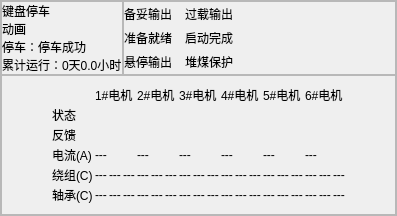
          <widget class="QWidget" name="page8">
           <layout class="QHBoxLayout" name="horizontalLayout_17">
            <property name="spacing">
             <number>0</number>
            </property>
            <property name="leftMargin">
             <number>0</number>
            </property>
            <property name="topMargin">
             <number>0</number>
            </property>
            <property name="rightMargin">
             <number>0</number>
            </property>
            <property name="bottomMargin">
             <number>0</number>
            </property>
            <item>
             <widget class="QFrame" name="frame_8">
              <property name="frameShape">
               <enum>QFrame::StyledPanel</enum>
              </property>
              <property name="frameShadow">
               <enum>QFrame::Raised</enum>
              </property>
              <property name="lineWidth">
               <number>0</number>
              </property>
              <layout class="QGridLayout" name="gridLayout_29" rowstretch="2,3" columnstretch="2,5">
               <property name="leftMargin">
                <number>0</number>
               </property>
               <property name="topMargin">
                <number>0</number>
               </property>
               <property name="rightMargin">
                <number>0</number>
               </property>
               <property name="bottomMargin">
                <number>0</number>
               </property>
               <property name="spacing">
                <number>0</number>
               </property>
               <item row="0" column="0">
                <widget class="QFrame" name="page6_animat_3">
                 <property name="frameShape">
                  <enum>QFrame::StyledPanel</enum>
                 </property>
                 <property name="frameShadow">
                  <enum>QFrame::Raised</enum>
                 </property>
                 <property name="lineWidth">
                  <number>0</number>
                 </property>
                 <layout class="QVBoxLayout" name="verticalLayout_11" stretch="1,3,1,1">
                  <property name="spacing">
                   <number>0</number>
                  </property>
                  <property name="leftMargin">
                   <number>0</number>
                  </property>
                  <property name="topMargin">
                   <number>0</number>
                  </property>
                  <property name="rightMargin">
                   <number>0</number>
                  </property>
                  <property name="bottomMargin">
                   <number>0</number>
                  </property>
                  <item>
                   <widget class="QLabel" name="page6_animat1_3">
                    <property name="text">
                     <string>键盘停车</string>
                    </property>
                   </widget>
                  </item>
                  <item>
                   <widget class="QLabel" name="page6_animat2_3">
                    <property name="text">
                     <string>动画</string>
                    </property>
                   </widget>
                  </item>
                  <item>
                   <widget class="QLabel" name="page6_animat3_3">
                    <property name="text">
                     <string>停车：停车成功</string>
                    </property>
                   </widget>
                  </item>
                  <item>
                   <widget class="QLabel" name="page6_animat4_3">
                    <property name="text">
                     <string>累计运行：0天0.0小时</string>
                    </property>
                   </widget>
                  </item>
                 </layout>
                </widget>
               </item>
               <item row="0" column="1">
                <widget class="QFrame" name="page6_param_3">
                 <property name="frameShape">
                  <enum>QFrame::StyledPanel</enum>
                 </property>
                 <property name="frameShadow">
                  <enum>QFrame::Raised</enum>
                 </property>
                 <property name="lineWidth">
                  <number>0</number>
                 </property>
                 <layout class="QGridLayout" name="gridLayout_28" columnstretch="2,1,2,1">
                  <property name="leftMargin">
                   <number>0</number>
                  </property>
                  <property name="topMargin">
                   <number>0</number>
                  </property>
                  <property name="rightMargin">
                   <number>150</number>
                  </property>
                  <property name="bottomMargin">
                   <number>0</number>
                  </property>
                  <property name="spacing">
                   <number>0</number>
                  </property>
                  <item row="0" column="0">
                   <widget class="QLabel" name="page6_param11_3">
                    <property name="text">
                     <string>备妥输出</string>
                    </property>
                   </widget>
                  </item>
                  <item row="0" column="1">
                   <widget class="QLabel" name="page6_param12_3">
                    <property name="text">
                     <string/>
                    </property>
                   </widget>
                  </item>
                  <item row="0" column="2">
                   <widget class="QLabel" name="page6_param13_3">
                    <property name="text">
                     <string>过载输出</string>
                    </property>
                   </widget>
                  </item>
                  <item row="0" column="3">
                   <widget class="QLabel" name="page6_param14_3">
                    <property name="text">
                     <string/>
                    </property>
                   </widget>
                  </item>
                  <item row="1" column="0">
                   <widget class="QLabel" name="page6_param21_3">
                    <property name="text">
                     <string>准备就绪</string>
                    </property>
                   </widget>
                  </item>
                  <item row="1" column="1">
                   <widget class="QLabel" name="page6_param22_3">
                    <property name="text">
                     <string/>
                    </property>
                   </widget>
                  </item>
                  <item row="1" column="2">
                   <widget class="QLabel" name="page6_param23_3">
                    <property name="text">
                     <string>启动完成</string>
                    </property>
                   </widget>
                  </item>
                  <item row="1" column="3">
                   <widget class="QLabel" name="page6_param24_3">
                    <property name="text">
                     <string/>
                    </property>
                   </widget>
                  </item>
                  <item row="2" column="0">
                   <widget class="QLabel" name="page6_param31_3">
                    <property name="text">
                     <string>悬停输出</string>
                    </property>
                   </widget>
                  </item>
                  <item row="2" column="1">
                   <widget class="QLabel" name="page6_param32_3">
                    <property name="text">
                     <string/>
                    </property>
                   </widget>
                  </item>
                  <item row="2" column="2">
                   <widget class="QLabel" name="page6_param33_3">
                    <property name="text">
                     <string>堆煤保护</string>
                    </property>
                   </widget>
                  </item>
                  <item row="2" column="3">
                   <widget class="QLabel" name="page6_param34_3">
                    <property name="text">
                     <string/>
                    </property>
                   </widget>
                  </item>
                 </layout>
                </widget>
               </item>
               <item row="1" column="0" colspan="2">
                <widget class="QFrame" name="motor_state_3">
                 <property name="frameShape">
                  <enum>QFrame::StyledPanel</enum>
                 </property>
                 <property name="frameShadow">
                  <enum>QFrame::Raised</enum>
                 </property>
                 <property name="lineWidth">
                  <number>0</number>
                 </property>
                 <layout class="QGridLayout" name="gridLayout_27" rowstretch="1,1,1,1,1,1" columnstretch="3,1,1,1,1,1,1,1,1,1,1,1,1,1,1,1,1,1,1">
                  <property name="leftMargin">
                   <number>50</number>
                  </property>
                  <property name="topMargin">
                   <number>10</number>
                  </property>
                  <property name="rightMargin">
                   <number>50</number>
                  </property>
                  <property name="bottomMargin">
                   <number>10</number>
                  </property>
                  <property name="spacing">
                   <number>2</number>
                  </property>
                  <item row="2" column="1" colspan="3">
                   <widget class="QLabel" name="motor_state21_3">
                    <property name="text">
                     <string/>
                    </property>
                   </widget>
                  </item>
                  <item row="2" column="10" colspan="3">
                   <widget class="QLabel" name="motor_state24_3">
                    <property name="text">
                     <string/>
                    </property>
                   </widget>
                  </item>
                  <item row="0" column="4" colspan="3">
                   <widget class="QLabel" name="label_152">
                    <property name="text">
                     <string>2#电机</string>
                    </property>
                   </widget>
                  </item>
                  <item row="0" column="1" colspan="3">
                   <widget class="QLabel" name="label_153">
                    <property name="text">
                     <string>1#电机</string>
                    </property>
                   </widget>
                  </item>
                  <item row="1" column="4" colspan="3">
                   <widget class="QLabel" name="motor_state12_3">
                    <property name="text">
                     <string/>
                    </property>
                   </widget>
                  </item>
                  <item row="1" column="7" colspan="3">
                   <widget class="QLabel" name="motor_state13_3">
                    <property name="text">
                     <string/>
                    </property>
                   </widget>
                  </item>
                  <item row="1" column="13" colspan="3">
                   <widget class="QLabel" name="motor_state15_3">
                    <property name="text">
                     <string/>
                    </property>
                   </widget>
                  </item>
                  <item row="1" column="16" colspan="3">
                   <widget class="QLabel" name="motor_state16_3">
                    <property name="text">
                     <string/>
                    </property>
                   </widget>
                  </item>
                  <item row="2" column="4" colspan="3">
                   <widget class="QLabel" name="motor_state22_3">
                    <property name="text">
                     <string/>
                    </property>
                   </widget>
                  </item>
                  <item row="2" column="7" colspan="3">
                   <widget class="QLabel" name="motor_state23_3">
                    <property name="text">
                     <string/>
                    </property>
                   </widget>
                  </item>
                  <item row="0" column="0">
                   <widget class="QLabel" name="label_154">
                    <property name="text">
                     <string/>
                    </property>
                   </widget>
                  </item>
                  <item row="2" column="13" colspan="3">
                   <widget class="QLabel" name="motor_state25_3">
                    <property name="text">
                     <string/>
                    </property>
                   </widget>
                  </item>
                  <item row="0" column="13" colspan="3">
                   <widget class="QLabel" name="label_155">
                    <property name="text">
                     <string>5#电机</string>
                    </property>
                   </widget>
                  </item>
                  <item row="0" column="16" colspan="3">
                   <widget class="QLabel" name="label_158">
                    <property name="text">
                     <string>6#电机</string>
                    </property>
                   </widget>
                  </item>
                  <item row="0" column="7" colspan="3">
                   <widget class="QLabel" name="label_159">
                    <property name="text">
                     <string>3#电机</string>
                    </property>
                   </widget>
                  </item>
                  <item row="1" column="1" colspan="3">
                   <widget class="QLabel" name="motor_state11_3">
                    <property name="text">
                     <string/>
                    </property>
                   </widget>
                  </item>
                  <item row="1" column="10" colspan="3">
                   <widget class="QLabel" name="motor_state14_3">
                    <property name="text">
                     <string/>
                    </property>
                   </widget>
                  </item>
                  <item row="2" column="0">
                   <widget class="QLabel" name="label_160">
                    <property name="text">
                     <string>反馈</string>
                    </property>
                   </widget>
                  </item>
                  <item row="0" column="10" colspan="3">
                   <widget class="QLabel" name="label_161">
                    <property name="text">
                     <string>4#电机</string>
                    </property>
                   </widget>
                  </item>
                  <item row="1" column="0">
                   <widget class="QLabel" name="label_162">
                    <property name="text">
                     <string>状态</string>
                    </property>
                   </widget>
                  </item>
                  <item row="3" column="0">
                   <widget class="QLabel" name="label_165">
                    <property name="text">
                     <string>电流(A)</string>
                    </property>
                   </widget>
                  </item>
                  <item row="4" column="0">
                   <widget class="QLabel" name="label_166">
                    <property name="text">
                     <string>绕组(C)</string>
                    </property>
                   </widget>
                  </item>
                  <item row="4" column="5">
                   <widget class="QLabel" name="motor_state45_3">
                    <property name="text">
                     <string>---</string>
                    </property>
                   </widget>
                  </item>
                  <item row="4" column="6">
                   <widget class="QLabel" name="motor_state46_3">
                    <property name="text">
                     <string>---</string>
                    </property>
                   </widget>
                  </item>
                  <item row="4" column="8">
                   <widget class="QLabel" name="motor_state48_3">
                    <property name="text">
                     <string>---</string>
                    </property>
                   </widget>
                  </item>
                  <item row="4" column="9">
                   <widget class="QLabel" name="motor_state49_3">
                    <property name="text">
                     <string>---</string>
                    </property>
                   </widget>
                  </item>
                  <item row="4" column="10">
                   <widget class="QLabel" name="motor_state410_3">
                    <property name="text">
                     <string>---</string>
                    </property>
                   </widget>
                  </item>
                  <item row="4" column="15">
                   <widget class="QLabel" name="motor_state415_3">
                    <property name="text">
                     <string>---</string>
                    </property>
                   </widget>
                  </item>
                  <item row="4" column="16">
                   <widget class="QLabel" name="motor_state416_3">
                    <property name="text">
                     <string>---</string>
                    </property>
                   </widget>
                  </item>
                  <item row="4" column="13">
                   <widget class="QLabel" name="motor_state413_3">
                    <property name="text">
                     <string>---</string>
                    </property>
                   </widget>
                  </item>
                  <item row="4" column="11">
                   <widget class="QLabel" name="motor_state411_3">
                    <property name="text">
                     <string>---</string>
                    </property>
                   </widget>
                  </item>
                  <item row="4" column="18">
                   <widget class="QLabel" name="motor_state418_3">
                    <property name="text">
                     <string>---</string>
                    </property>
                   </widget>
                  </item>
                  <item row="3" column="1" colspan="3">
                   <widget class="QLabel" name="motor_state31_3">
                    <property name="text">
                     <string>---</string>
                    </property>
                   </widget>
                  </item>
                  <item row="5" column="0">
                   <widget class="QLabel" name="label_172">
                    <property name="text">
                     <string>轴承(C)</string>
                    </property>
                   </widget>
                  </item>
                  <item row="5" column="1">
                   <widget class="QLabel" name="motor_state51_3">
                    <property name="text">
                     <string>---</string>
                    </property>
                   </widget>
                  </item>
                  <item row="4" column="4">
                   <widget class="QLabel" name="motor_state44_3">
                    <property name="text">
                     <string>---</string>
                    </property>
                   </widget>
                  </item>
                  <item row="3" column="10" colspan="3">
                   <widget class="QLabel" name="motor_state34_3">
                    <property name="text">
                     <string>---</string>
                    </property>
                   </widget>
                  </item>
                  <item row="4" column="3">
                   <widget class="QLabel" name="motor_state43_3">
                    <property name="text">
                     <string>---</string>
                    </property>
                   </widget>
                  </item>
                  <item row="4" column="12">
                   <widget class="QLabel" name="motor_state412_3">
                    <property name="text">
                     <string>---</string>
                    </property>
                   </widget>
                  </item>
                  <item row="4" column="14">
                   <widget class="QLabel" name="motor_state414_3">
                    <property name="text">
                     <string>---</string>
                    </property>
                   </widget>
                  </item>
                  <item row="4" column="17">
                   <widget class="QLabel" name="motor_state417_3">
                    <property name="text">
                     <string>---</string>
                    </property>
                   </widget>
                  </item>
                  <item row="3" column="4" colspan="3">
                   <widget class="QLabel" name="motor_state32_3">
                    <property name="text">
                     <string>---</string>
                    </property>
                   </widget>
                  </item>
                  <item row="4" column="1">
                   <widget class="QLabel" name="motor_state41_3">
                    <property name="text">
                     <string>---</string>
                    </property>
                   </widget>
                  </item>
                  <item row="2" column="16" colspan="3">
                   <widget class="QLabel" name="motor_state26_3">
                    <property name="text">
                     <string/>
                    </property>
                   </widget>
                  </item>
                  <item row="3" column="13" colspan="3">
                   <widget class="QLabel" name="motor_state35_3">
                    <property name="text">
                     <string>---</string>
                    </property>
                   </widget>
                  </item>
                  <item row="4" column="2">
                   <widget class="QLabel" name="motor_state42_3">
                    <property name="text">
                     <string>---</string>
                    </property>
                   </widget>
                  </item>
                  <item row="4" column="7">
                   <widget class="QLabel" name="motor_state47_3">
                    <property name="text">
                     <string>---</string>
                    </property>
                   </widget>
                  </item>
                  <item row="3" column="7" colspan="3">
                   <widget class="QLabel" name="motor_state33_3">
                    <property name="text">
                     <string>---</string>
                    </property>
                   </widget>
                  </item>
                  <item row="3" column="16" colspan="3">
                   <widget class="QLabel" name="motor_state36_3">
                    <property name="text">
                     <string>---</string>
                    </property>
                   </widget>
                  </item>
                  <item row="5" column="4">
                   <widget class="QLabel" name="motor_state54_3">
                    <property name="text">
                     <string>---</string>
                    </property>
                   </widget>
                  </item>
                  <item row="5" column="2">
                   <widget class="QLabel" name="motor_state52_3">
                    <property name="text">
                     <string>---</string>
                    </property>
                   </widget>
                  </item>
                  <item row="5" column="6">
                   <widget class="QLabel" name="motor_state56_3">
                    <property name="text">
                     <string>---</string>
                    </property>
                   </widget>
                  </item>
                  <item row="5" column="7">
                   <widget class="QLabel" name="motor_state57_3">
                    <property name="text">
                     <string>---</string>
                    </property>
                   </widget>
                  </item>
                  <item row="5" column="5">
                   <widget class="QLabel" name="motor_state55_3">
                    <property name="text">
                     <string>---</string>
                    </property>
                   </widget>
                  </item>
                  <item row="5" column="9">
                   <widget class="QLabel" name="motor_state59_3">
                    <property name="text">
                     <string>---</string>
                    </property>
                   </widget>
                  </item>
                  <item row="5" column="3">
                   <widget class="QLabel" name="motor_state53_3">
                    <property name="text">
                     <string>---</string>
                    </property>
                   </widget>
                  </item>
                  <item row="5" column="8">
                   <widget class="QLabel" name="motor_state58_3">
                    <property name="text">
                     <string>---</string>
                    </property>
                   </widget>
                  </item>
                  <item row="5" column="10">
                   <widget class="QLabel" name="motor_state510_3">
                    <property name="text">
                     <string>---</string>
                    </property>
                   </widget>
                  </item>
                  <item row="5" column="11">
                   <widget class="QLabel" name="motor_state511_3">
                    <property name="text">
                     <string>---</string>
                    </property>
                   </widget>
                  </item>
                  <item row="5" column="12">
                   <widget class="QLabel" name="motor_state512_3">
                    <property name="text">
                     <string>---</string>
                    </property>
                   </widget>
                  </item>
                  <item row="5" column="13">
                   <widget class="QLabel" name="motor_state513_3">
                    <property name="text">
                     <string>---</string>
                    </property>
                   </widget>
                  </item>
                  <item row="5" column="15">
                   <widget class="QLabel" name="motor_state515_3">
                    <property name="text">
                     <string>---</string>
                    </property>
                   </widget>
                  </item>
                  <item row="5" column="16">
                   <widget class="QLabel" name="motor_state516_3">
                    <property name="text">
                     <string>---</string>
                    </property>
                   </widget>
                  </item>
                  <item row="5" column="17">
                   <widget class="QLabel" name="motor_state517_3">
                    <property name="text">
                     <string>---</string>
                    </property>
                   </widget>
                  </item>
                  <item row="5" column="18">
                   <widget class="QLabel" name="motor_state518_3">
                    <property name="text">
                     <string>---</string>
                    </property>
                   </widget>
                  </item>
                  <item row="5" column="14">
                   <widget class="QLabel" name="motor_state514_3">
                    <property name="text">
                     <string>---</string>
                    </property>
                   </widget>
                  </item>
                 </layout>
                </widget>
               </item>
              </layout>
             </widget>
            </item>
           </layout>
          </widget>
